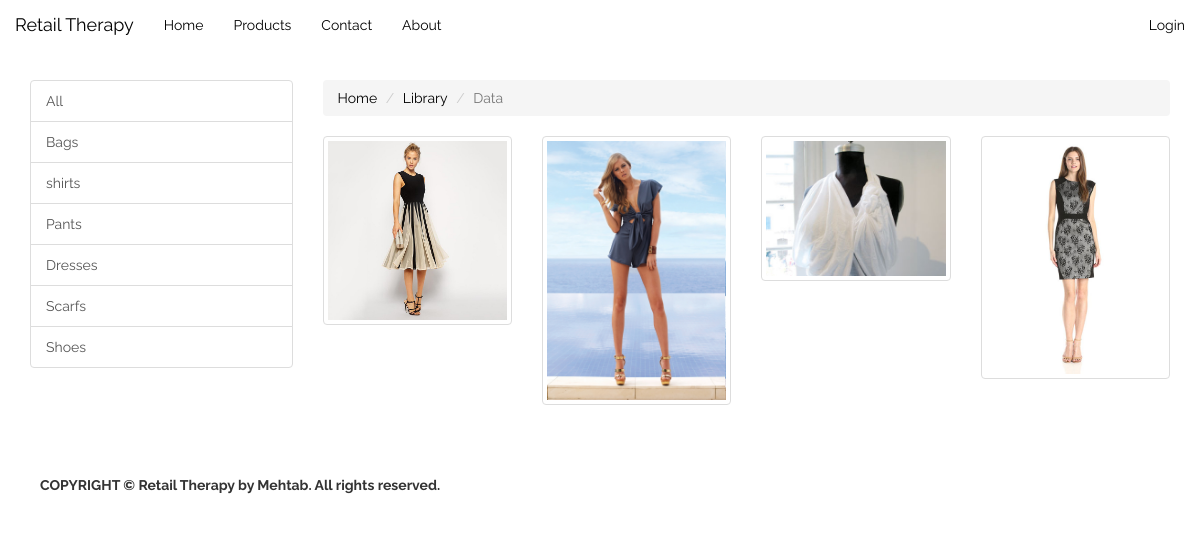
Screenshot of /categories/bags/ with the database file from the repository.
### products/models.py (models this page shows, shortened)
class Category(models.Model):
    name = models.CharField(max_length=255, blank=False, null=False)
    slug = models.CharField(max_length=255, blank=True)
    created = models.DateTimeField(auto_now=True, auto_now_add=False)
    updated = models.DateTimeField(auto_now=False, auto_now_add=True)
    @property
    def get_absolute_url(self):
        kwargs = {'slug': self.slug}
        return reverse("category_product_list", kwargs=kwargs)

class Product(models.Model):
    category = models.ForeignKey(Category)
    sku = models.CharField(max_length=255, blank=True)
    name = models.CharField(max_length=255, blank=False, null=False)
    slug = models.CharField(max_length=255, blank=True)
    description = models.TextField()
    price = models.PositiveIntegerField()
    stock = models.PositiveIntegerField()
    image = models.ImageField(upload_to='images', blank=True)
    image_thumbnail = ImageSpecField(source='image',
                                     processors=[ResizeToFill(295, 300)],
                                     format='JPEG',
                                     options={'quality': 60})
    image_thumbnail_xs = ImageSpecField(source='image',
                                        processors=[ResizeToFill(150, 150)],
                                        format='JPEG',
                                        options={'quality': 60})
    created = models.DateTimeField(auto_now=True, auto_now_add=False)
    updated = models.DateTimeField(auto_now=False, auto_now_add=True)
    @property
    def get_absolute_url(self):
        kwargs = {'slug': self.slug}
        return reverse("product_detail", kwargs=kwargs)

### products/views.py (the view)
# urls.py: url(r'^categories/(?P<slug>[-\w]+)/$', products_views.CategoryProductsList.as_view(), name='category_product_list'),
class CategoryProductsList(DetailView):
    model = Category
    template_name = 'products/category_product_list.html'
    context_object_name = 'category'
    def get_context_data(self, *args, **kwargs):
        context = super(CategoryProductsList, self).get_context_data(*args, **kwargs)
        categories = Category.objects.all()
        products = Product.objects.all()
        context['categories'] = categories
        context['products'] = products
        return context

### template/products/category_product_list.html
{% extends 'index.html' %}
{% block body %}
<div class="row">
	{% include "products/_category_list.html" %}
	<div class="col-xs-12 col-md-9">
        <ol class="breadcrumb">
          <li><a href="#">Home</a></li>
          <li><a href="#">Library</a></li>
          <li class="active">Data</li>
        </ol>
        <div class="row">
            {% for product in category.product_set.all %}
            <div class="col-xs-12 col-md-3">
                <a class="thumbnail" href="{{product.get_absolute_url}}">
                    <img class="img-responsive" src="{% if product.image_thumbnail_xs %}{{product.image_thumbnail_xs.url}}{% else %}#{% endif %}" alt="{{product.slug}}">
                    </a>
            </div>
            {% endfor %}
        </div>
	</div>
</div>
{% endblock %}

### template/products/_category_list.html
{% block categories %}
<div class="col-xs-12 col-md-3">
    <div class="list-group">
        <a class="list-group-item" href="{% url 'product_list' %}">All</a>
        {% for category in categories %}
        <a class="list-group-item" href="{{category.get_absolute_url}}">{{category.name}}</a>
        {% endfor %}
    </div>
</div>
{% endblock %}

### static/css/styles.css (style rules this page uses)
body { font-family: Raleway; background-color: white; padding-top: 80px; }
li > a { color: black; }

### rows the page displays
Category: name "Bags"
Category: name "shirts"
Category: name "Pants"
Category: name "Dresses"
Category: name "Scarfs"
Category: name "Shoes"
Product: image (picture)
Product: image (picture)
Product: image (picture)
Product: image (picture)
